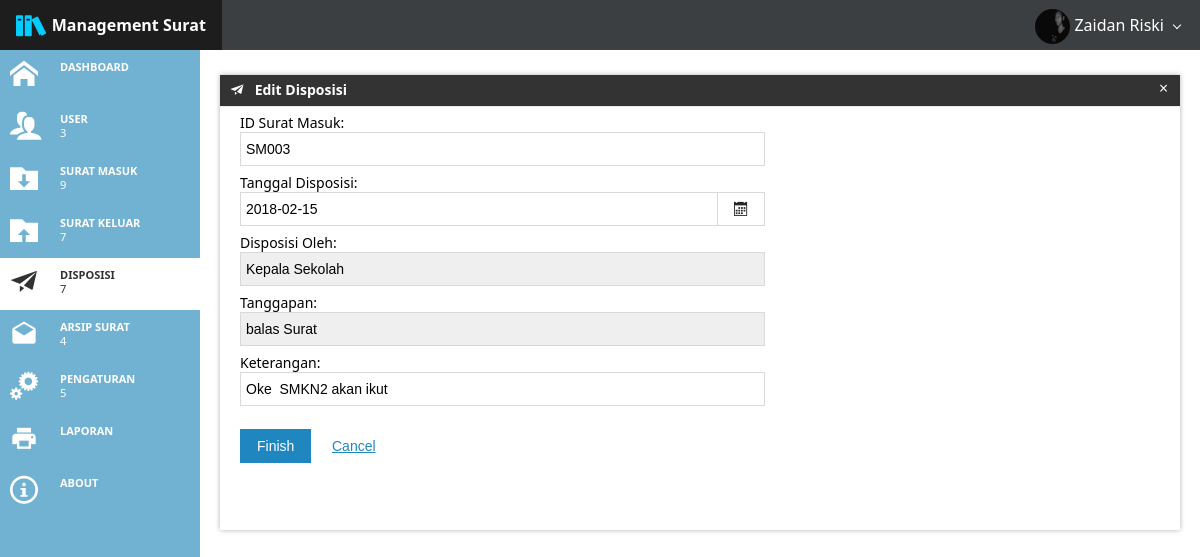
Page /editdisposisi.php?id=DS002 (signed in) on the committed database.
### tables this page shows
CREATE TABLE IF NOT EXISTS `user` (
  `id` varchar(5) NOT NULL,
  `username` varchar(50) NOT NULL,
  `password` varchar(50) NOT NULL,
  `fullname` varchar(255) NOT NULL,
  `level` varchar(20) NOT NULL,
  `jabatan` varchar(255) NOT NULL,
  `picture` varchar(255) NOT NULL DEFAULT 'avatar.png'
);

CREATE TABLE IF NOT EXISTS `disposition` (
  `id` varchar(5) NOT NULL,
  `disposition_at` date NOT NULL,
  `reply_at` varchar(50) NOT NULL,
  `description` varchar(255) NOT NULL,
  `notification` varchar(255) NOT NULL,
  `mailid` varchar(5) NOT NULL,
  `userid` varchar(5) NOT NULL,
  `status` varchar(100) NOT NULL DEFAULT 'sudah'
);

### editdisposisi.php (the view, shortened to what this page needs)
<html>
<head lang="en">
        <link href="css/metro.css" rel="stylesheet">
    <link href="css/metro-icons.css" rel="stylesheet">
    <link href="css/metro-responsive.css" rel="stylesheet">
    <link href="css/metro-schemes.css" rel="stylesheet">
    <link href="css/docs.css" rel="stylesheet">
</head>
<body>
<?php
 require_once("koneksi.php");
if(!isset($_SESSION['username'])) {
header("location:login.php"); }
else{
    $username = $_SESSION['username'];
}
$sql = "SELECT id, fullname, level, picture FROM user WHERE username = '$username'";
$result = mysqli_query($conn, $sql);
if (mysqli_num_rows($result) > 0) {
    while($row = mysqli_fetch_assoc($result)) {
        $fullname = $row["fullname"];
        $picture = $row["picture"];
    }
}
?>
    <?php
    require_once("judul.php");
    ?>
    <div class="page-content">
        <div class="flex-grid no-responsive-future" style="height: 100%;">
            <div class="row" style="height: 100%">
                <?php
                require_once("sidebar.php");
                ?>
                <div class="cell auto-size padding20 no-padding-top bg-white container" id="cell-content div1">
                     <div class="window" style="margin-top:25px;">
                            <div class="window-caption bg-grayDark fg-white">
                                <span class="window-caption-icon"><span class="mif-paper-plane"></span></span>
                                <span class="window-caption-title">Edit Disposisi</span>
                                <a href="suratmasuk.php"><span class="btn-close bg-grayDark fg-white"></span></a>
                            </div>
                            <?php
                            $x = $_REQUEST['id'];
                            $sql = "SELECT * FROM disposition WHERE id='$x'";
                            $result = mysqli_query($conn, $sql);
                            if ($result->num_rows > 0) {
                                 while($row = $result->fetch_assoc()) {
                            ?>
                            <div class="window-content bg-white padding20" style="height: auto;">
            <form method="post" action="<?php echo htmlspecialchars($_SERVER["PHP_SELF"]);?>"  data-role="validator" data-show-required-state="false" data-hint-mode="line" data-hint-background="bg-red" data-hint-color="fg-white" data-hide-error="3000" enctype="multipart/form-data">
            <div class="input-control text mini-size" data-role="input" id="miniform">
                <label for="deksripsi">ID Surat Masuk:</label>
                <input data-validate-func="required" data-validate-hint="This field can not be empty"
                type="text" name="id_surat" id="deskripsi" value="<?php echo $row['mailid'];?>" readonly>
            </div>
            <br />
            <br />
            <div class="input-control text mini-size" data-role="datepicker" data-date="1972-12-21" data-format="yyyy-mm-dd" id="miniform">
            <label for="tgl_terima">Tanggal Disposisi:</label>
                <input data-validate-func="required" data-validate-hint="This field can not be empty"
                type="text" name="tgl_disposisi" id="tgl_terima" value="<?php echo $row['disposition_at'];?>">
                <button class="button"><span class="mif-calendar"></span></button>
            </div>
            <br />
            <br />
            <div class="input-control select mini-size" id="miniform">
                <label for="class">Disposisi Oleh:</label>
                <select id="class" name="dispos">
                    <option value="<?php echo $row["reply_at"]; ?>"><?php echo $row["reply_at"]; ?></option>
                </select>
            </div>
            <br />
            <br />
            <div class="input-control select mini-size" id="miniform">
                <label for="class">Tanggapan:</label>
                <select id="class" name="tanggapan">
                    <option value="<?php echo $row['notification'];?>"><?php echo $row['notification'].' Surat';?></option>
                </select>
            </div>
            <br />
            <br />
            <div class="input-control text mini-size" data-role="input" id="miniform">
                <label for="ket">Keterangan:</label>
                <input data-validate-func="required" data-validate-hint="This field can not be empty"
                type="text" name="keterangan" id="ket" value="<?php echo $row['description'];?>">
            </div>
            <br />
            <br />
            <div class="form-actions">
                <button type="submit" class="button primary" name="btnUpload">Finish</button>
                <a href=""><button type="button" class="button link">Cancel</button></a>
            </div>
        </form>
        <?php
        }
    }
            ?>
                                    <br />
                                    <br />
                            </div>
                        </div>
                </div>
            </div>
        </div>
    </div>
</body>
</html>

### judul.php (shortened to what this page needs)
<div class="app-bar fixed-top darcula" data-role="appbar" id="judul">
        <a class="app-bar-element branding" id="judul2"><span class="mif-books mif-2x fg-lighterBlue"></span> <b>Management Surat</b></a>
        <div class="app-bar-element place-right" id="judul2">
           <span class="dropdown-toggle"><img src="<?php echo "img/$picture"; ?>" id="gambarpp"> <?php echo $fullname;?></span>
        </div>
    </div>

### css/metro-responsive.css (style rules this page uses)
@media screen and (max-width: 1400px) { html { font-size: 110%; } }
@media screen and (max-width: 1200px) { html { font-size: 100%; } }

### css/metro-schemes.css (style rules this page uses)
.app-bar.darcula { background-color: #3c3f41; }
.app-bar.darcula .app-bar-element .dropdown-toggle:before, .app-bar.darcula .app-bar-menu li .dropdown-toggle:before { border-color: #ffffff; }

### css/docs.css (style rules this page uses)
.page-content { padding-top: 48px; }

### editdisposisi.php (style rules this page uses)
html, body { height: 100%; }
body { background-color: #F0F0F0; }
.page-content { padding-top: 3.125rem; min-height: 100%; height: 100%; }
#miniform { width: 525px; }

### judul.php (style rules this page uses)
#gambarpp { width: 35px; height: 35px; border-radius: 50%; margin: auto; }

### rows in the picture
user: picture (picture), fullname "Zaidan Riski"
disposition: id_surat "SM003", tgl_disposisi "2018-02-15", dispos "Kepala Sekolah", tanggapan "balas Surat", keterangan "Oke SMKN2 akan ikut"

### other values in the picture
mysqli_num_rows($result) "3"
mysqli_num_rows($result) "9"
mysqli_num_rows($result) "7"
mysqli_num_rows($result) "4"
mysqli_num_rows($result) "5"
